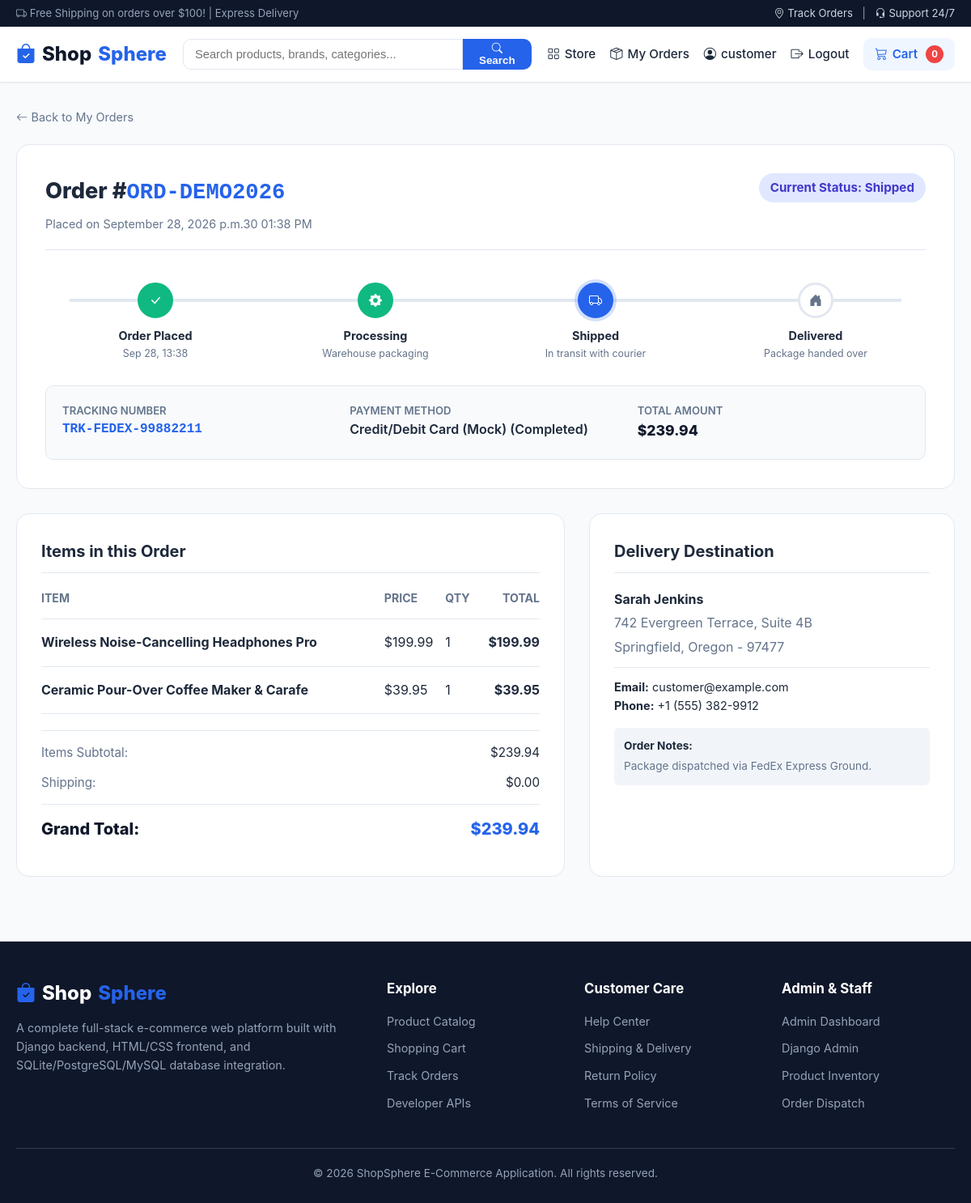
/orders/ORD-DEMO2026/track/ (signed in), run on the app's committed database.
### store/models.py (models this page shows, shortened)
class Order(models.Model):
    STATUS_CHOICES = (
        ('Pending', 'Order Placed (Pending)'),
        ('Processing', 'Processing'),
        ('Shipped', 'Shipped'),
        ('Delivered', 'Delivered'),
        ('Cancelled', 'Cancelled'),
    )
    PAYMENT_METHOD_CHOICES = (
        ('cod', 'Cash on Delivery'),
        ('card', 'Credit/Debit Card (Mock)'),
        ('upi', 'UPI / Online (Mock)'),
    )
    PAYMENT_STATUS_CHOICES = (
        ('Pending', 'Pending'),
        ('Completed', 'Completed'),
        ('Failed', 'Failed'),
    )
    user = models.ForeignKey(User, on_delete=models.CASCADE, related_name='orders')
    order_number = models.CharField(max_length=32, unique=True, editable=False)
    full_name = models.CharField(max_length=150)
    email = models.EmailField()
    phone = models.CharField(max_length=20)
    address = models.TextField()
    city = models.CharField(max_length=100)
    state = models.CharField(max_length=100)
    postal_code = models.CharField(max_length=20)
    payment_method = models.CharField(max_length=30, choices=PAYMENT_METHOD_CHOICES, default='cod')
    payment_status = models.CharField(max_length=30, choices=PAYMENT_STATUS_CHOICES, default='Pending')
    subtotal = models.DecimalField(max_digits=10, decimal_places=2, default=0.00)
    shipping_cost = models.DecimalField(max_digits=10, decimal_places=2, default=0.00)
    total_amount = models.DecimalField(max_digits=10, decimal_places=2)
    status = models.CharField(max_length=30, choices=STATUS_CHOICES, default='Pending')
    tracking_number = models.CharField(max_length=60, blank=True, null=True)
    admin_notes = models.TextField(blank=True, null=True)
    created_at = models.DateTimeField(auto_now_add=True)
    updated_at = models.DateTimeField(auto_now=True)
    class Meta:
        ordering = ['-created_at']
    @property
    def status_step(self):
        mapping = {
            'Pending': 1,
            'Processing': 2,
            'Shipped': 3,
            'Delivered': 4,
            'Cancelled': -1,
        }
        return mapping.get(self.status, 1)

class OrderItem(models.Model):
    order = models.ForeignKey(Order, on_delete=models.CASCADE, related_name='items')
    product = models.ForeignKey(Product, on_delete=models.SET_NULL, null=True, blank=True)
    product_name = models.CharField(max_length=200)
    product_price = models.DecimalField(max_digits=10, decimal_places=2)
    quantity = models.PositiveIntegerField(default=1)
    total_price = models.DecimalField(max_digits=10, decimal_places=2)

### store/views.py (the view)
# urls.py: path('orders/<str:order_number>/track/', views.order_tracking, name='order_tracking'),
@login_required(login_url='login')
def order_tracking(request, order_number):
    if request.user.is_staff:
        order = get_object_or_404(Order, order_number=order_number)
    else:
        order = get_object_or_404(Order, order_number=order_number, user=request.user)
    return render(request, 'store/order_tracking.html', {'order': order})

### store/context_processors.py (called while the page is built)
def cart_and_categories(request):
    categories = Category.objects.all()
    cart_total_items = 0
    if request.user.is_authenticated:
        cart = Cart.objects.filter(user=request.user).first()
    else:
        session_key = request.session.session_key
        if session_key:
            cart = Cart.objects.filter(session_key=session_key).first()
        else:
            cart = None
    if cart:
        cart_total_items = cart.total_items
    return {
        'nav_categories': categories,
        'cart_count': cart_total_items,
    }

### templates/store/order_tracking.html (shortened to what this page needs)
{% extends 'base.html' %}
{% load static %}
{% block content %}
  <div style="margin-bottom: 20px;">
    <a href="{% url 'order_history' %}" style="font-size: 0.9rem; color: var(--text-muted);">
      <i class="bi bi-arrow-left"></i> Back to My Orders
    </a>
  </div>
  <div class="tracking-card">
    <div class="tracking-header">
      <div>
        <h1 style="font-size: 1.7rem; font-weight: 800; margin-bottom: 6px;">
          Order #<span style="font-family: monospace; color: var(--primary);">{{ order.order_number }}</span>
        </h1>
        <p style="color: var(--text-muted); font-size: 0.9rem;">
          Placed on {{ order.created_at|date:"F d, Y at h:i A" }}
        </p>
      </div>
      <div style="display: flex; align-items: center; gap: 12px;">
        <span class="status-badge status-{{ order.status }}" style="font-size: 0.95rem; padding: 6px 14px;">
          Current Status: {{ order.status }}
        </span>
      </div>
    </div>
    {% if order.status == 'Cancelled' %}
      <div class="alert alert-danger" style="margin: 20px 0;">
        <i class="bi bi-x-circle-fill" style="font-size: 1.2rem; margin-right: 8px;"></i>
        This order has been <strong>Cancelled</strong>. If you have questions, please reach out to customer support.
      </div>
    {% else %}
      <div class="timeline">
        <div class="timeline-step {% if order.status_step >= 1 %}completed{% endif %} {% if order.status_step == 1 %}active{% endif %}">
          <div class="step-icon">
            <i class="bi bi-check-lg"></i>
          </div>
          <div class="step-title">Order Placed</div>
          <div class="step-desc">{{ order.created_at|date:"M d, H:i" }}</div>
        </div>
        <div class="timeline-step {% if order.status_step >= 2 %}completed{% endif %} {% if order.status_step == 2 %}active{% endif %}">
          <div class="step-icon">
            <i class="bi bi-gear-fill"></i>
          </div>
          <div class="step-title">Processing</div>
          <div class="step-desc">Warehouse packaging</div>
        </div>
        <div class="timeline-step {% if order.status_step >= 3 %}completed{% endif %} {% if order.status_step == 3 %}active{% endif %}">
          <div class="step-icon">
            <i class="bi bi-truck"></i>
          </div>
          <div class="step-title">Shipped</div>
          <div class="step-desc">In transit with courier</div>
        </div>
        <div class="timeline-step {% if order.status_step >= 4 %}completed{% endif %} {% if order.status_step == 4 %}active{% endif %}">
          <div class="step-icon">
            <i class="bi bi-house-door-fill"></i>
          </div>
          <div class="step-title">Delivered</div>
          <div class="step-desc">Package handed over</div>
        </div>
      </div>
    {% endif %}
    <div style="background-color: var(--bg-body); border-radius: var(--radius-md); padding: 20px; border: 1px solid var(--border-color); margin-top: 30px;">
      <div style="display: grid; grid-template-columns: repeat(auto-fit, minmax(220px, 1fr)); gap: 20px;">
        <div>
          <div style="font-size: 0.82rem; color: var(--text-muted); font-weight: 600;">TRACKING NUMBER</div>
          <div style="font-family: monospace; font-size: 1rem; font-weight: 700; color: var(--primary);">
            {{ order.tracking_number|default:"Pending assignment" }}
          </div>
        </div>
        <div>
          <div style="font-size: 0.82rem; color: var(--text-muted); font-weight: 600;">PAYMENT METHOD</div>
          <div style="font-weight: 600;">{{ order.get_payment_method_display }} ({{ order.payment_status }})</div>
        </div>
        <div>
          <div style="font-size: 0.82rem; color: var(--text-muted); font-weight: 600;">TOTAL AMOUNT</div>
          <div style="font-size: 1.1rem; font-weight: 800; color: var(--secondary);">${{ order.total_amount }}</div>
        </div>
      </div>
    </div>
  </div>
  <div class="checkout-grid">
    <div class="form-card">
      <h2 style="font-size: 1.25rem; font-weight: 700; margin-bottom: 20px; border-bottom: 1px solid var(--border-color); padding-bottom: 10px;">
        Items in this Order
      </h2>
      <table class="cart-table">
        <thead>
          <tr>
            <th>Item</th>
            <th>Price</th>
            <th>Qty</th>
            <th style="text-align: right;">Total</th>
          </tr>
        </thead>
        <tbody>
          {% for item in order.items.all %}
            <tr>
              <td>
                <strong>{{ item.product_name }}</strong>
              </td>
              <td>${{ item.product_price }}</td>
              <td>{{ item.quantity }}</td>
              <td style="text-align: right; font-weight: 700;">${{ item.total_price }}</td>
            </tr>
          {% endfor %}
        </tbody>
      </table>
      <div style="margin-top: 20px; border-top: 1px solid var(--border-color); padding-top: 15px;">
        <div class="summary-row">
          <span style="color: var(--text-muted);">Items Subtotal:</span>
          <span>${{ order.subtotal }}</span>
        </div>
        <div class="summary-row">
          <span style="color: var(--text-muted);">Shipping:</span>
          <span>${{ order.shipping_cost }}</span>
        </div>
        <div class="summary-row total">
          <span>Grand Total:</span>
          <span style="color: var(--primary);">${{ order.total_amount }}</span>
        </div>
      </div>
    </div>
    <div class="form-card">
      <h2 style="font-size: 1.25rem; font-weight: 700; margin-bottom: 20px; border-bottom: 1px solid var(--border-color); padding-bottom: 10px;">
        Delivery Destination
      </h2>
      <p style="font-weight: 700; margin-bottom: 4px;">{{ order.full_name }}</p>
      <p style="color: var(--text-muted); margin-bottom: 4px;">{{ order.address }}</p>
      <p style="color: var(--text-muted); margin-bottom: 12px;">{{ order.city }}, {{ order.state }} - {{ order.postal_code }}</p>
      <div style="border-top: 1px solid var(--border-color); padding-top: 12px; margin-top: 12px; font-size: 0.9rem;">
        <p><strong>Email:</strong> {{ order.email }}</p>
        <p><strong>Phone:</strong> {{ order.phone }}</p>
      </div>
      {% if order.admin_notes %}
        <div style="background-color: #f1f5f9; border-radius: var(--radius-sm); padding: 12px; margin-top: 15px; font-size: 0.85rem;">
          <strong>Order Notes:</strong>
          <p style="margin-top: 4px; color: var(--text-muted);">{{ order.admin_notes }}</p>
        </div>
      {% endif %}
    </div>
  </div>
{% endblock %}

### templates/base.html (shortened to what this page needs)
{% load static %}
<!DOCTYPE html>
<html lang="en">
<head>
  <link rel="stylesheet" href="{% static 'css/style.css' %}">
  <link rel="stylesheet" href="https://cdn.jsdelivr.net/npm/bootstrap-icons@1.11.3/font/bootstrap-icons.min.css">
</head>
<body>
  <div class="top-bar">
    <div class="container">
      <div><i class="bi bi-truck"></i> Free Shipping on orders over $100! | Express Delivery</div>
      <div>
        <a href="{% url 'order_history' %}"><i class="bi bi-geo-alt"></i> Track Orders</a>
        <span style="margin: 0 8px;">|</span>
        <a href="{% url 'home' %}"><i class="bi bi-headset"></i> Support 24/7</a>
      </div>
    </div>
  </div>
  <nav class="navbar">
    <div class="nav-container">
      <a href="{% url 'home' %}" class="brand-logo">
        <i class="bi bi-bag-check-fill" style="color: var(--primary);"></i>
        Shop<span>Sphere</span>
      </a>
      <form action="{% url 'home' %}" method="GET" class="nav-search">
        <input type="text" name="q" placeholder="Search products, brands, categories..." value="{{ request.GET.q }}">
        <button type="submit"><i class="bi bi-search"></i> Search</button>
      </form>
      <ul class="nav-links">
        <li><a href="{% url 'home' %}"><i class="bi bi-grid"></i> Store</a></li>
        {% if user.is_authenticated %}
          <li>
            <a href="{% url 'order_history' %}">
              <i class="bi bi-box-seam"></i> My Orders
            </a>
          </li>
          <li>
            <a href="{% url 'profile' %}">
              <i class="bi bi-person-circle"></i> {{ user.username }}
            </a>
          </li>
          <li>
            <a href="{% url 'logout' %}" title="Log Out">
              <i class="bi bi-box-arrow-right"></i> Logout
            </a>
          </li>
        {% else %}
          <li><a href="{% url 'login' %}"><i class="bi bi-box-arrow-in-right"></i> Login</a></li>
          <li><a href="{% url 'register' %}" class="btn-sm btn-primary" style="color:#fff !important;">Register</a></li>
        {% endif %}
        <li>
          <a href="{% url 'cart' %}" class="cart-btn">
            <i class="bi bi-cart3"></i> Cart
            <span class="cart-badge">{{ cart_count|default:"0" }}</span>
          </a>
        </li>
      </ul>
    </div>
  </nav>
  <main>
    <div class="container">
      {% block content %}{% endblock %}
    </div>
  </main>
  <footer>
    <div class="container">
      <div class="footer-grid">
        <div class="footer-col">
          <div class="brand-logo" style="color: #fff; margin-bottom: 12px;">
            <i class="bi bi-bag-check-fill" style="color: var(--primary);"></i> Shop<span>Sphere</span>
          </div>
          <p style="font-size: 0.9rem; line-height: 1.6;">
            A complete full-stack e-commerce web platform built with Django backend, HTML/CSS frontend, and SQLite/PostgreSQL/MySQL database integration.
          </p>
        </div>
        <div class="footer-col">
          <h4>Explore</h4>
          <ul class="footer-links">
            <li><a href="{% url 'home' %}">Product Catalog</a></li>
            <li><a href="{% url 'cart' %}">Shopping Cart</a></li>
            <li><a href="{% url 'order_history' %}">Track Orders</a></li>
            <li><a href="{% url 'api_products_list' %}" target="_blank">Developer APIs</a></li>
          </ul>
        </div>
        <div class="footer-col">
          <h4>Customer Care</h4>
          <ul class="footer-links">
            <li><a href="{% url 'home' %}">Help Center</a></li>
            <li><a href="{% url 'home' %}">Shipping & Delivery</a></li>
            <li><a href="{% url 'home' %}">Return Policy</a></li>
            <li><a href="{% url 'home' %}">Terms of Service</a></li>
          </ul>
        </div>
        <div class="footer-col">
          <h4>Admin & Staff</h4>
          <ul class="footer-links">
            <li><a href="{% url 'admin_dashboard' %}">Admin Dashboard</a></li>
            <li><a href="/admin/" target="_blank">Django Admin</a></li>
            <li><a href="{% url 'admin_product_list' %}">Product Inventory</a></li>
            <li><a href="{% url 'admin_order_list' %}">Order Dispatch</a></li>
          </ul>
        </div>
      </div>
      <div class="footer-bottom">
        &copy; 2026 ShopSphere E-Commerce Application. All rights reserved.
      </div>
    </div>
  </footer>
</body>
</html>

### data on the page
Order: order_number "ORD-DEMO2026", created_at "September 28, 2026 p.m.30 01:38 PM", status "Shipped", created_at "Sep 28, 13:38", tracking_number "TRK-FEDEX-99882211", payment_method "Credit/Debit Card (Mock)", payment_status "Completed", total_amount "239.94", subtotal "239.94", shipping_cost "0.00", full_name "Sarah Jenkins", address "742 Evergreen Terrace, Suite 4B", city "Springfield", state "Oregon", postal_code "97477", email "customer@example.com", phone "+1 (555) 382-9912", admin_notes "Package dispatched via FedEx Express Ground."
OrderItem: product_name "Wireless Noise-Cancelling Headphones Pro", product_price "199.99", quantity "1", total_price "199.99"
OrderItem: product_name "Ceramic Pour-Over Coffee Maker & Carafe", product_price "39.95", quantity "1", total_price "39.95"

### other printed values
{{ user.username }} "customer"
{{ cart_count|default:"0" }} "0"
